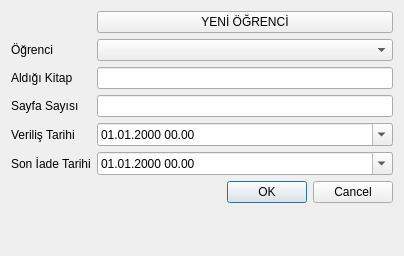
<?xml version="1.0" encoding="UTF-8"?>
<ui version="4.0">
 <class>addRecord</class>
 <widget class="QDialog" name="addRecord">
  <property name="geometry">
   <rect>
    <x>0</x>
    <y>0</y>
    <width>404</width>
    <height>256</height>
   </rect>
  </property>
  <property name="windowTitle">
   <string>Kayıt Ekle</string>
  </property>
  <property name="modal">
   <bool>true</bool>
  </property>
  <layout class="QFormLayout" name="formLayout">
   <item row="1" column="1">
    <widget class="QPushButton" name="pushButton">
     <property name="text">
      <string>YENİ ÖĞRENCİ</string>
     </property>
    </widget>
   </item>
   <item row="2" column="0">
    <widget class="QLabel" name="OgrenciLabel">
     <property name="text">
      <string>Öğrenci</string>
     </property>
    </widget>
   </item>
   <item row="2" column="1">
    <widget class="QComboBox" name="OgrenciComboBox"/>
   </item>
   <item row="4" column="0">
    <widget class="QLabel" name="bookLabel">
     <property name="text">
      <string>Aldığı Kitap</string>
     </property>
    </widget>
   </item>
   <item row="4" column="1">
    <widget class="QLineEdit" name="bookLineEdit">
     <property name="clearButtonEnabled">
      <bool>true</bool>
     </property>
    </widget>
   </item>
   <item row="7" column="1">
    <widget class="QDateTimeEdit" name="deliveryDateEdit">
     <property name="displayFormat">
      <string>dd.MM.yyyy HH.mm</string>
     </property>
     <property name="calendarPopup">
      <bool>true</bool>
     </property>
    </widget>
   </item>
   <item row="7" column="0">
    <widget class="QLabel" name="deliveryDateLabel">
     <property name="text">
      <string>Veriliş Tarihi</string>
     </property>
    </widget>
   </item>
   <item row="10" column="0" colspan="2">
    <widget class="QDialogButtonBox" name="buttonBox">
     <property name="standardButtons">
      <set>QDialogButtonBox::Cancel|QDialogButtonBox::Ok</set>
     </property>
    </widget>
   </item>
   <item row="5" column="1">
    <widget class="QLineEdit" name="sayfaSayisiLineEdit">
     <property name="clearButtonEnabled">
      <bool>true</bool>
     </property>
    </widget>
   </item>
   <item row="5" column="0">
    <widget class="QLabel" name="sayfaSayisiLabel">
     <property name="text">
      <string>Sayfa Sayısı</string>
     </property>
    </widget>
   </item>
   <item row="9" column="0">
    <widget class="QLabel" name="sonIadeTarihiLabel">
     <property name="text">
      <string>Son İade Tarihi</string>
     </property>
    </widget>
   </item>
   <item row="9" column="1">
    <widget class="QDateTimeEdit" name="sonIadeTarihiDateTimeEdit">
     <property name="displayFormat">
      <string>dd.MM.yyyy HH.mm</string>
     </property>
     <property name="calendarPopup">
      <bool>true</bool>
     </property>
    </widget>
   </item>
  </layout>
 </widget>
 <tabstops>
  <tabstop>pushButton</tabstop>
  <tabstop>OgrenciComboBox</tabstop>
  <tabstop>bookLineEdit</tabstop>
  <tabstop>sayfaSayisiLineEdit</tabstop>
  <tabstop>deliveryDateEdit</tabstop>
  <tabstop>sonIadeTarihiDateTimeEdit</tabstop>
 </tabstops>
 <resources/>
 <connections>
  <connection>
   <sender>buttonBox</sender>
   <signal>accepted()</signal>
   <receiver>addRecord</receiver>
   <slot>accept()</slot>
   <hints>
    <hint type="sourcelabel">
     <x>248</x>
     <y>254</y>
    </hint>
    <hint type="destinationlabel">
     <x>157</x>
     <y>274</y>
    </hint>
   </hints>
  </connection>
  <connection>
   <sender>buttonBox</sender>
   <signal>rejected()</signal>
   <receiver>addRecord</receiver>
   <slot>reject()</slot>
   <hints>
    <hint type="sourcelabel">
     <x>316</x>
     <y>260</y>
    </hint>
    <hint type="destinationlabel">
     <x>286</x>
     <y>274</y>
    </hint>
   </hints>
  </connection>
 </connections>
</ui>
